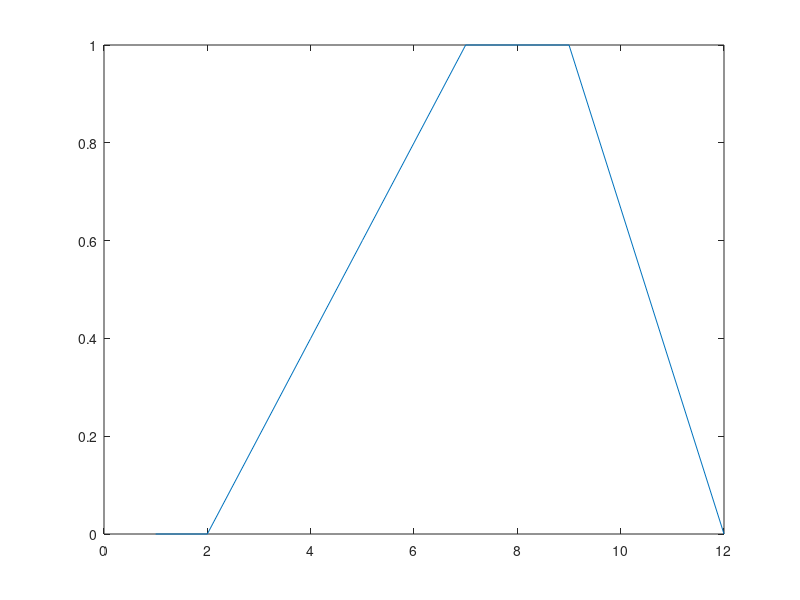

This figure's MATLAB source:
clc;
clear;

x = (1.0: 1.0: 12.0);
y = trapmf(x, [2 7 9 12]);
plot(x, y);
fprintf("Fuzzy Set: \n{");
for i = 1:12
    fprintf("(%d, %.3f) ", x(i), y(i));
end
fprintf("}\n")
disp("Membership function at x = 10 :")
disp(y(10));